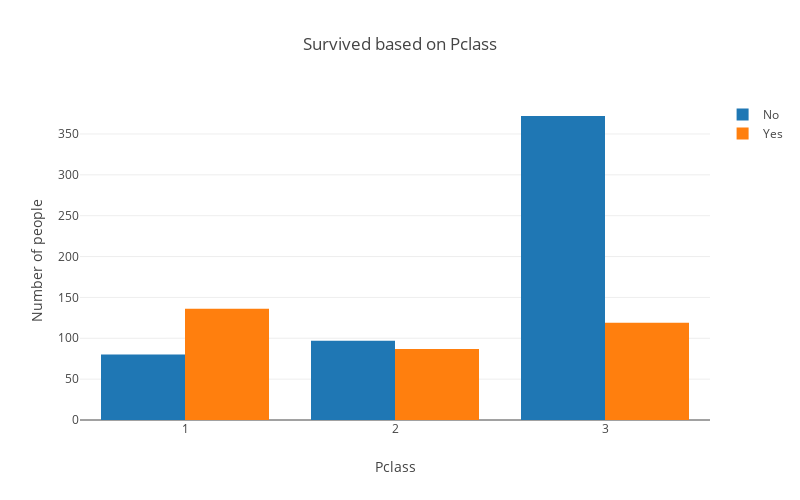

The cell this chart's notebook holds for it:
### Code cell
pclass = pd.crosstab([trainData.Survived], trainData.Pclass)
plotGraph(pclass,'Survived based on Pclass')

### Figure 1 — Plotly figure (JSON) as saved in the notebook; plotly's stock layout.template omitted (floating-point values rounded to 4 significant figures)
{"data": [{"name": "No", "type": "bar", "uid": "1b84bb6b-c8e1-4ce6-9173-837f43072c3c", "x": [1, 2, 3], "y": [80, 97, 372]}, {"name": "Yes", "type": "bar", "uid": "9dfacbd4-9ce9-418b-8a35-49955d7ab8dc", "x": [1, 2, 3], "y": [136, 87, 119]}], "layout": {"autosize": false, "barmode": "group", "height": 500, "title": "Survived based on Pclass", "width": 800, "xaxis": {"title": "Pclass"}, "yaxis": {"title": "Number of people"}}}
